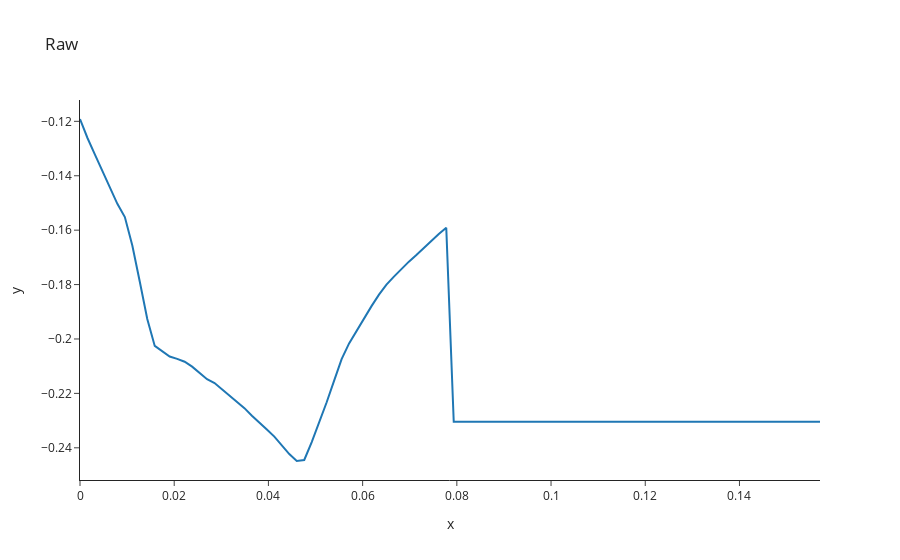

The notebook cell saved with this chart:
### Code cell
px.line(x=lin_space, y=raw, title='Raw', labels={'x': 'x', 'y': 'y'})
